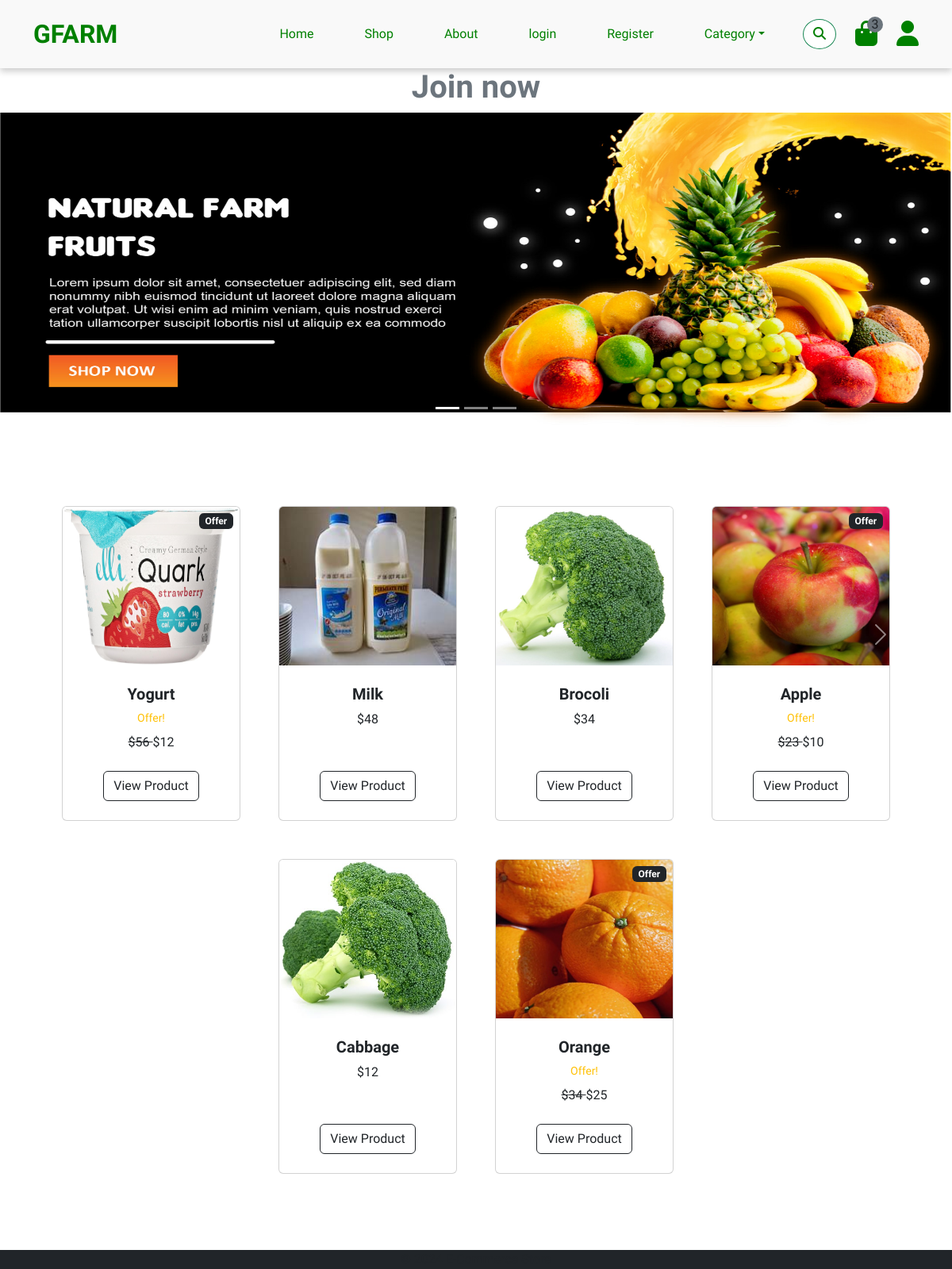
The page /user/ on the database its author committed.
### account/models.py (models this page shows, shortened)
class Products(models.Model):
    title = models.CharField(max_length=50)
    description = models.CharField(max_length=50)
    price = models.IntegerField()
    image = models.ImageField(upload_to='product_images')
    options=(
        ('Vegetables','Vegetables'),
        ('Fruits','Fruits'),
        ('Diary','Diary'),
        ('Spices','Spices'),
    )
    category = models.CharField(max_length=100,choices = options)
    stock = models.IntegerField()
    is_offer = models.BooleanField(default=False,null=True)
    offer_price = models.IntegerField(null=True)

### user/views.py (the view)
# urls.py: path('', views.UserHome.as_view(),name='userhome'),
class UserHome(View):
    def get(self,request):
        random_obj = Products.objects.all().order_by('?')[:6]
        return render(request,'userhome.html',{'products':random_obj})

### user/templates/userhome.html (shortened to what this page needs)
{% extends "landing.html" %}
{% load static %}
{% block main %}
   <div>
    {% if user.is_authenticated %}
    <h1 class="text-secondary mx-2 text-center">Welcome <span class="text-success">{{request.user.first_name}} {{request.user.last_name}}</span></h1>
    {% else %}
    <h1 class="text-secondary mx-2 text-center fw-bold">Join now</h1>
    {% endif %}
    <div id="carouselId" class="carousel
         slide"
         data-bs-ride="carousel">
        <div class="carousel-indicators">
            <button type="button" data-bs-target="#carouselId" data-bs-slide-to="0" class="active" aria-current="true" aria-label="Slide 1"></button>
            <button type="button" data-bs-target="#carouselId" data-bs-slide-to="1" aria-label="Slide 2"></button>
            <button type="button" data-bs-target="#carouselId" data-bs-slide-to="2" aria-label="Slide 3"></button>
          </div>
        <div class="carousel-inner" role='listbox'>
                <div class="carousel-item active">
                    <img src={% static 'img/banner1.jpg' %}
                    height="400px" width="400px"
                    alt="Vegetable" class="d-block w-100">
                </div>
            </div>
        </div>
        <button class="carousel-control-prev" type="button" data-bs-target="#carouselId" data-bs-slide="prev">
            <span class="carousel-control-prev-icon" aria-hidden="true"></span>
        </button>
        <button class="carousel-control-next" type="button" data-bs-target="#carouselId" data-bs-slide="next">
            <span class="carousel-control-next-icon" aria-hidden="true"></span>
        </button>
    </div>
        <section class="py-5">
            <div class="container px-4 px-lg-5 mt-5">
                <div class="row gx-4 gx-lg-5 row-cols-2 row-cols-md-3 row-cols-xl-4 justify-content-center">
                {% for product in products %}
                    {% if product.is_offer %}
                    <div class="col mb-5">
                        <div class="card h-100">
                            <div class="badge bg-dark text-white position-absolute" style="top: 0.5rem; right: 0.5rem">Offer</div>
                            <img class="card-img-top" src="{{ product.image.url }}" alt="..." height="200px"/>
                            <div class="card-body p-4">
                                <div class="text-center">
                                    <h5 class="fw-bolder">{{ product.title }}</h5>
                            <div class="d-flex justify-content-center small text-warning mb-2">
                            Offer!
                            </div>
                                    <strike>
                                    ${{ product.price }}
                                    </strike>
                                    ${{ product.offer_price }}
                                </div>
                            </div>
                            <div class="card-footer p-4 pt-0 border-top-0 bg-transparent">
                            <div class="text-center">
                                <a class="btn btn-outline-dark mt-auto" href="">View Product</a>
                            </div>
                            </div>
                        </div>
                    </div>
                    {% else %}
                <div class="col mb-5">
                        <div class="card h-100">
                            <img class="card-img-top" src="{{ product.image.url }}" alt="..." height="200px" />
                            <div class="card-body p-4">
                                <div class="text-center">
                                    <h5 class="fw-bolder">{{ product.title }}</h5>
                                    ${{ product.price }}
                                </div>
                            </div>
                            <div class="card-footer p-4 pt-0 border-top-0 bg-transparent">
    <div class="text-center"><a class="btn btn-outline-dark mt-auto" href="">View Product</a></div>
                            </div>
                        </div>
                    </div>
                        {% endif %}
                    {% endfor %}
            </div>
        </section>
{% endblock main %}

### account/templates/landing.html (shortened to what this page needs)
<!doctype html>
{% load static %}
<html lang="en">
    <head>
        <link
            href="https://cdn.jsdelivr.net/npm/bootstrap@5.3.2/dist/css/bootstrap.min.css"
            rel="stylesheet"
        />
        <link rel="stylesheet" href="https://cdnjs.cloudflare.com/ajax/libs/font-awesome/6.5.1/css/all.min.css" />
        <link rel="stylesheet" href="{% static 'css/style.css' %}">
    </head>
    <body>
         {% include "navbar.html" %}
          {% block main %}{% endblock main %}
        <footer class="footer bg-dark">
            <div class="container text-center">
                <span class="text-muted">&copy; 2024 E-Commerce Store</span>
            </div>
        </footer>
    </body>
</html>

### account/templates/navbar.html (shortened to what this page needs)
 <nav class="navbar navbar-expand-lg sticky-top">
    <div class="container">
        <a class="navbar-brand" href="#">GFARM</a>
        <div class="collapse navbar-collapse justify-content-end" id="navbarNavDropdown">
          <ul class="navbar-nav">
            <li class="nav-item active">
              <a class="nav-link mx-4" href="{% url "landing" %}">Home</a>
            </li>
            <li class="nav-item">
              <a class="nav-link mx-4" href="{% url 'userhome' %}">Shop</a>
            </li>
            <li class="nav-item">
              <a class="nav-link mx-4" href="#">About</a>
            </li>
            {% if user.is_authenticated %}
            <li class="nav-item">
              <a class="nav-link mx-4" href="{% url 'logout' %}">logout</a>
            </li>
            {% else %}
            <li class="nav-item">
              <a class="nav-link mx-4" href="{% url 'login' %}">login</a>
            </li>
            <li class="nav-item">
              <a class="nav-link mx-4" href="{% url 'reg' %}">Register</a>
            </li>
            {% endif %}
            <li>
                <div class="nav-item dropdown mx-4">
                    <a href="#" class="nav-link dropdown-toggle" data-bs-toggle="dropdown">Category</a>
                </div>
            </li>
          </ul>
          <div class="d-flex m-3 me-0">
            <button class="btn-search btn border border-success btn-md-square rounded-circle bg-white me-4" data-bs-toggle="modal" data-bs-target="#searchModal"><i class="fas fa-search"></i></button>
            <a href="#" class="position-relative me-4 my-auto">
                <i class="fa fa-shopping-bag fa-2x"></i>
                <span class="position-absolute bg-secondary rounded-circle d-flex align-items-center justify-content-center text-dark px-1" style="top: -5px; left: 15px; height: 20px; min-width: 20px;">3</span>
            </a>
            {% if user.is_authenticated %}
            <a href="{% url 'user_page' %}" class="my-auto">
              <i class="fas fa-user fa-2x"></i>
          </a>
            {% else %}
            <a href="{% url 'login' %}" class="my-auto">
              <i class="fas fa-user fa-2x"></i>
          </a>
            {% endif %}
        </div>
        </div>
    </div>
  </nav>

### static/css/style.css (style rules this page uses)
* { font-family: 'Raleway',sans-serif; }
.navbar { background-color: #f9f9f9; box-shadow: 0 4px 8px 0 rgba(0, 0, 0, 0.2) }
.navbar-brand { font-weight: bold; font-size: 2rem; color: green; }
.nav-link { color: green; }
.fa-shopping-bag,.fa-user,.fa-search { color: green; }

### rows shown on the page
Products: image (picture), title "Yogurt", price "56", offer_price "12"
Products: image (picture), title "Milk", price "48"
Products: image (picture), title "Brocoli", price "34"
Products: image (picture), title "Apple", price "23", offer_price "10"
Products: image (picture), title "Cabbage", price "12"
Products: image (picture), title "Orange", price "34", offer_price "25"
